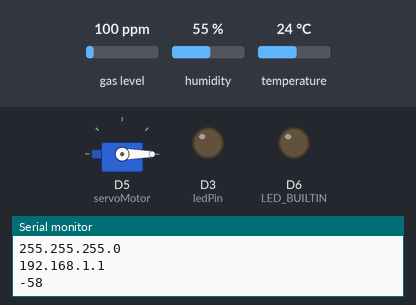
A sketch run on a simulated Arduino MKR. On the bench: servo, output pins drawn as LEDs (lit = HIGH), the last lines printed to the serial monitor. The test bench sets the inputs (shaded band); at power-on: gas level 100 ppm, humidity 55 %, temperature 24 °C. WiFi joins after 1.5 s; servers stay silent unless stated; network time is answered at once with the bench clock; uploads are accepted with an empty reply; the local clock reads 2024-03-15 10:24:30 at power-on unless the sketch sets it.

Above: at 2.6 s.
At 3.2 s:
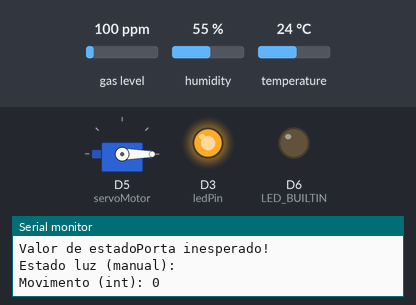
Timing chart, 0 to 4.7 s (numbered marks = the images above):
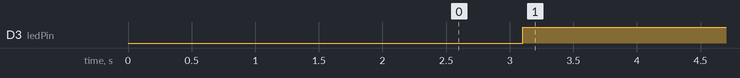

Measured:
- by itself, D3 (ledPin): LOW → HIGH at 3.1 s

The sketch:

mkr1000_post.ino_16_06_2025.ino
```cpp
#include <WiFi101.h>
#include <ArduinoHttpClient.h>
#include <DHT.h>
#include <NTPClient.h>
#include <WiFiUdp.h> //Pré-instalada com o Arduino IDE
#include <TimeLib.h>
#include <MQUnifiedsensor.h>
#include <Servo.h>

// --- DHT11 ---
#define DHTPIN 2 // Pin Digital onde está ligado o sensor
#define DHTTYPE DHT11 // Tipo de sensor DHT
DHT dht(DHTPIN, DHTTYPE); // Instanciar e declarar a class DHT

char SSID[] = "labs";
char PASS_WIFI[] = "1nv3nt@r2023_IPLEIRIA";
char URL[] = "iot.dei.estg.ipleiria.pt";
int PORTO = 80; // ou outro porto que esteja definido no servidor
WiFiClient clienteWifi;
HttpClient clienteHTTP = HttpClient(clienteWifi, URL, PORTO);
String valor = "";

WiFiUDP clienteUDP;
//Servidor de NTP do IPLeiria: ntp.ipleiria.pt
//Fora do IPLeiria servidor: 0.pool.ntp.org
char NTP_SERVER[] = "ntp.ipleiria.pt";
NTPClient clienteNTP(clienteUDP, NTP_SERVER, 3600);

const int ledPin = 3;

// --- MQ-135 ---
#define RatioMQ135CleanAir 3.6
#define placa "Arduino UNO"
#define Voltage_Resolution 5
#define ADC_Bit_Resolution 10
#define pin A1
#define type "MQ-135"
MQUnifiedsensor MQ135(placa, Voltage_Resolution, ADC_Bit_Resolution, pin, type);
float ppmCO2lido, ppmNH3lido, ppmAlcohollido, ppmToluenelido, ppmBenzenelido, ppmNOxlido;

Servo servoMotor;

void setup() {
  // put your setup code here, to run once:
  Serial.begin(115200);

  servoMotor.attach(5);
  servoMotor.write(0);
  delay(1000);  // Dá tempo para o servo reagir

  while (!Serial);   // espera que o Serial Terminal seja inicializado

  WiFi.begin(SSID, PASS_WIFI);
  while (WiFi.status() != WL_CONNECTED) {
    Serial.print(".");
    delay(500);
  }

  Serial.println((IPAddress)WiFi.localIP());
  Serial.println((IPAddress)WiFi.subnetMask());
  Serial.println((IPAddress)WiFi.gatewayIP());
  Serial.println(WiFi.RSSI());

  pinMode(LED_BUILTIN, OUTPUT);
  pinMode(ledPin, OUTPUT);

  dht.begin();

  MQ135.setRegressionMethod(1);
  MQ135.init();
  //calibrarSensor(MQ135, RatioMQ135CleanAir);
}

void loop() {
  // --- Verificar estado da porta via API ---
  clienteHTTP.get("https://iot.dei.estg.ipleiria.pt/ti/ti139/Projeto/query/api.php?nome=porta");
  String estadoPorta = clienteHTTP.responseBody();
  estadoPorta.trim();

  Serial.print("Estado da Porta: [");
  Serial.print(estadoPorta);
  Serial.println("]");

  // Verifica exatamente o valor da string
  if (estadoPorta.equals("Aberta")) {
    servoMotor.write(180);
    Serial.println("Servo a 90º - Porta Aberta");
  } else if (estadoPorta.equals("Fechada")) {
    servoMotor.write(0);
    Serial.println("Servo a 0º - Porta Fechada");
  } else {
    Serial.println("Valor de estadoPorta inesperado!");
  }

  // --- OBTER estado da luz (manual ou auto)
  clienteHTTP.get("https://iot.dei.estg.ipleiria.pt/ti/ti139/Projeto/query/api.php?nome=luz");
  String estadoLuz = clienteHTTP.responseBody();
  estadoLuz.trim();  // Remover espaços e quebras de linha

  Serial.print("Estado luz (manual): ");
  Serial.println(estadoLuz);

  // Se for "Ligado" ou "Desligado", assume controlo manual
  if (estadoLuz == "Ligado") {
    digitalWrite(ledPin, HIGH);
    Serial.println("Luz ligada manualmente");
  }
  else if (estadoLuz == "Desligado") {
    digitalWrite(ledPin, LOW);
    Serial.println("Luz desligada manualmente");
  }
  else {
    // Caso contrário, usar controlo automático por movimento
    clienteHTTP.get("https://iot.dei.estg.ipleiria.pt/ti/ti139/Projeto/query/api.php?nome=movimento");
    String resposta = clienteHTTP.responseBody();
    int movimento = resposta.toInt();

    Serial.print("Movimento (int): ");
    Serial.println(movimento);

    if (movimento <= 10) {
      digitalWrite(ledPin, HIGH);
      post2API("luz", "Ligado", update_time());
      Serial.println("Luz ligada por movimento");
    } else {
      digitalWrite(ledPin, LOW);
      post2API("luz", "Desligado", update_time());
      Serial.println("Luz desligada por movimento");
    }
  }

  // MQ-135
  MQ135.update();
  MQ135.setA(110.47); MQ135.setB(-2.862); ppmCO2lido = MQ135.readSensor();
  // Amoníaco (NH3)
  MQ135.setA(102.2); MQ135.setB(-2.473); ppmNH3lido = MQ135.readSensor();
  // Álcool
  MQ135.setA(77.255); MQ135.setB(-3.18); ppmAlcohollido = MQ135.readSensor();
  // Tolueno (pode representar também fumo)
  MQ135.setA(44.947); MQ135.setB(-3.445); ppmToluenelido = MQ135.readSensor();
  // Benzeno (mesma curva de Tolueno)
  ppmBenzenelido = ppmToluenelido;
  // Estimativa simplificada para NOx (sem curva precisa, apenas proxy)
  ppmNOxlido = (ppmCO2lido + ppmNH3lido) / 2.0;

  float temperaturaLida = dht.readTemperature();
  float humidadeLida = dht.readHumidity();
  Serial.println(temperaturaLida);

  String temperatura = String(temperaturaLida);
  String humidade = String(humidadeLida);
  String dioxidoCarbono = String(ppmCO2lido);
  String amonio = String(ppmNH3lido);
  String alcool = String(ppmAlcohollido);
  String benzeno = String(ppmBenzenelido);
  String fumo = String(ppmToluenelido);
  String oxidoNitrogenio = String(ppmNOxlido);

  String datahoraNew = update_time();
  Serial.print("Data Atual: ");
  Serial.println(datahoraNew);

  post2API("temperatura", temperatura, datahoraNew);
  post2API("humidade", humidade, datahoraNew);

  post2API("dioxidoCarbono", dioxidoCarbono, datahoraNew);
  post2API("amonio", amonio, datahoraNew);
  post2API("alcool", alcool, datahoraNew);
  post2API("benzeno", benzeno, datahoraNew);
  post2API("fumo", fumo, datahoraNew);
  post2API("oxidoNitrogenio", oxidoNitrogenio, datahoraNew);

  delay(1000);
}


void post2API(String nome, String valor, String hora) {
  String URLPath = "/ti/ti139/Projeto/query/api.php"; //altere o grupo
  String contentType = "application/x-www-form-urlencoded";

  // String enviaNome = "temperatura";
  // String enviaValor = "67";
  // String enviaHora = "2024-05-03 12:32:00";

  String body = "nome="+nome+"&valor="+valor+"&hora="+hora;


  clienteHTTP.post(URLPath, contentType, body);

  //Enquanto a comunicação estiver ativa (connected), aguarda dados ficarem disponíveis(available)
  while(clienteHTTP.connected()){
    if (clienteHTTP.available()){
      int responseStatusCode = clienteHTTP.responseStatusCode();
      String responseBody = clienteHTTP.responseBody();
      //Serial.println("Status Code: "+String(responseStatusCode)+" Resposta: "+responseBody);
    }
  }
}
String update_time() {
  clienteNTP.update();
  unsigned long epochTime = clienteNTP.getEpochTime();

  char datahora[21];
  sprintf(datahora, "%04d-%02d-%02d %02d:%02d:%02d",
          year(epochTime), month(epochTime), day(epochTime),
          hour(epochTime), minute(epochTime), second(epochTime));

  return String(datahora);
}

// --- Calibração do MQ-135 ---
void calibrarSensor(MQUnifiedsensor &sensor, float ratio) {
  Serial.println("Calibrando... mantenha o sensor em ar limpo");
  float r0 = 0;
  for (int i = 0; i < 100; i++) {
    sensor.update();
    r0 += sensor.calibrate(ratio);
    delay(100);
  }
  sensor.setR0(r0 / 100);
  //Serial.print("R0 encontrado: ");
  //Serial.println(sensor.getR0());
}
```
